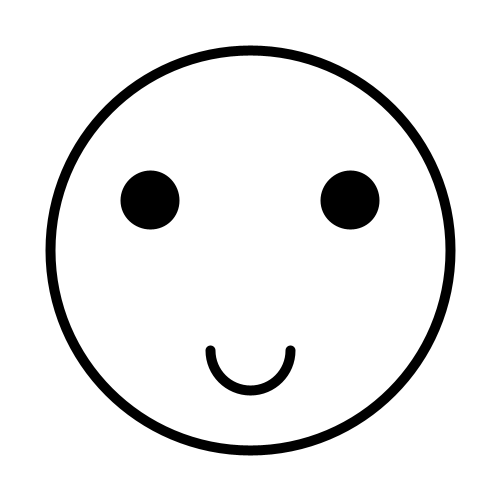
Frame 1 (no input)
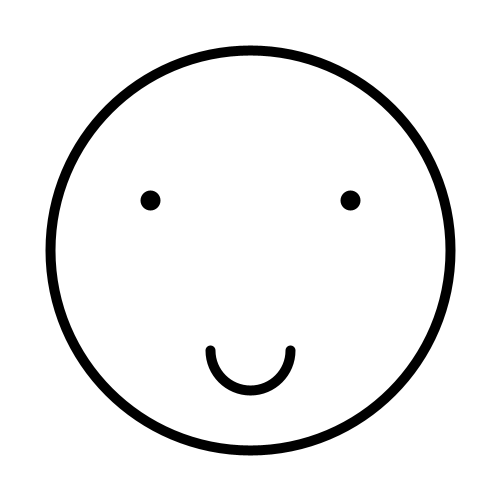
Frame 60 (the mouse pressed at the canvas centre just before this capture)
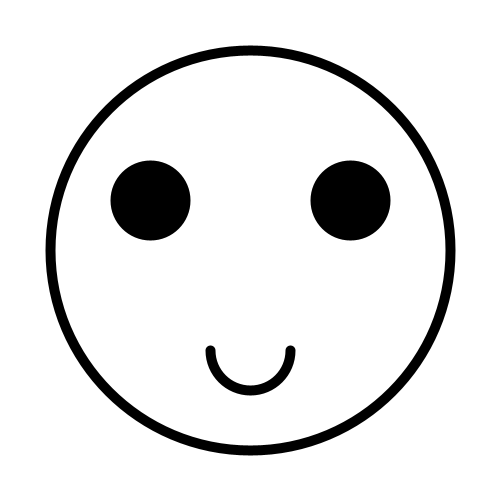
Frame 120 (the mouse held since frame 60 and released just before this capture)

The Processing sketch that drew these frames (run headless with seeded random() and noise(); from frame 60 on, the mouse is pressed at the canvas centre):

// Processing sketch: E1
// ── E1.pde
int x;

void setup()
{
  size(500,500);
  background(255);
  x=50;
}

void draw()
{
  background(255);

  noFill();
  stroke(0);
  strokeWeight(10);
  ellipse(250,250,400,400);
  
  arc(250, 350, 80, 80, 0, PI);
  
  fill(0);
  x--;
  
  ellipse(150,200,x,x);
  ellipse(350,200,x,x);
  
}
